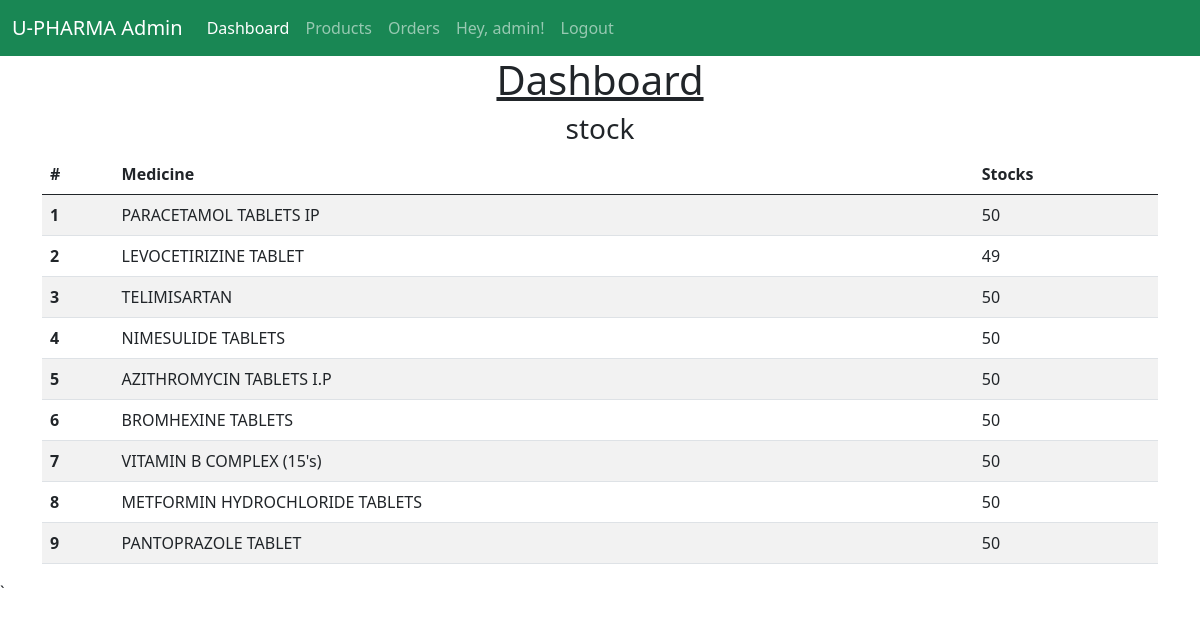
The app's page /admin/dashboard (signed in) with its own data.
### tables this page shows
CREATE TABLE "products" (
	"id"	INTEGER,
	"name"	TEXT NOT NULL,
	"price"	TEXT,
	"details"	TEXT,
	"image"	TEXT,
	"tags"	TEXT,
	"category"	TEXT,
	"stocks"	INTEGER DEFAULT 50,
	PRIMARY KEY("id" AUTOINCREMENT)
);

### admins.py (the view)
    @router.get("/admin/dashboard", response_class=HTMLResponse)
    def dashboard(request: Request):
        con = sqlite3.connect(DATABASE_NAME)
        con.row_factory = sqlite3.Row
        cur = con.cursor()
        cur.execute("select * from products")
        products = cur.fetchall()
        con.close
        return templates.TemplateResponse("/admin/dashboard.html", {"request": request, "items": products})

### templates/admin/dashboard.html (shortened to what this page needs)
{% extends "/admin/base.html" %}
{% block content  %}
<div class="container">
    <h1 class="text-center" style="text-decoration: underline">Dashboard</h1>
    <h3 class="text-center">stock</h3>
    {% if items|length > 0 %}
    <table class="table table-striped">
        <thead>
        <tr>
            <th scope="col">#</th>
            <th scope="col">Medicine</th>
            <th scope="col">Stocks</th>
        </tr>
        </thead>
        <tbody>
        {% for item in items %}
        <tr>
            <th scope="row">{{item.id}}</th>
            <td>{{item.name}}</td>
            <td>{{item.stocks}}</td>
        </tr>
        {% endfor %}
        </tbody>
    </table>
    {% else %}
    <h5 class="text-center">No products</h5>
    {% endif %}
</div>
{% endblock %}

### records on screen
products: id "1", name "PARACETAMOL TABLETS IP", stocks "50"
products: id "2", name "LEVOCETIRIZINE TABLET", stocks "49"
products: id "3", name "TELIMISARTAN", stocks "50"
products: id "4", name "NIMESULIDE TABLETS", stocks "50"
products: id "5", name "AZITHROMYCIN TABLETS I.P", stocks "50"
products: id "6", name "BROMHEXINE TABLETS", stocks "50"
products: id "7", name "VITAMIN B COMPLEX (15's)", stocks "50"
products: id "8", name "METFORMIN HYDROCHLORIDE TABLETS", stocks "50"
products: id "9", name "PANTOPRAZOLE TABLET", stocks "50"

### other values on screen
{{ request.session.get('username') }} "admin"
